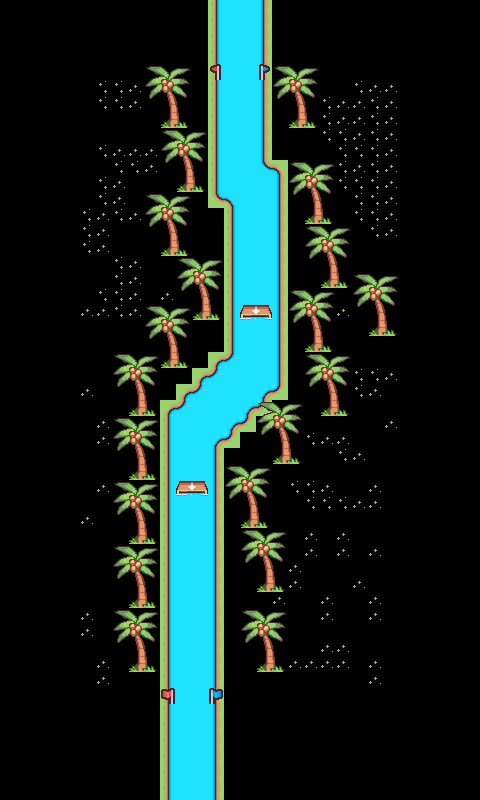

This is a level from a 2D game, rendered from its Tiled map with the project's own tilesets. A one-line summary and the map file follow, with tile-layer data summarised:
An orthogonal 30x50 tile map with 16x16 px tiles, 2 tile layers (Path, Decoration) and 17 objects (4x Star, 4x Trail, 3x Trash, 2x Ramp, Player, ...).

<map version="1.10" tiledversion="1.10.2" orientation="orthogonal" renderorder="right-down" width="30" height="50" tilewidth="16" tileheight="16" infinite="0" nextlayerid="5" nextobjectid="53">
 <tileset firstgid="1" name="garda_green_tilemap" tilewidth="16" tileheight="16" tilecount="132" columns="12" objectalignment="center">
  <image source="../images/garda_green_tilemap.png" width="192" height="176" />
 </tileset>
 <layer id="1" name="Path" width="30" height="50">
  <data>[1500 cells, 215 non-empty, 13 distinct tile ids]</data>
 </layer>
 <layer id="2" name="Decoration" width="30" height="50">
  <data>[1500 cells, 372 non-empty, 22 distinct tile ids]</data>
 </layer>
 <objectgroup id="3" name="SpawnPoints">
  <object id="29" name="Player" type="Player" x="240" y="36">
   <point />
  </object>
  <object id="35" type="Star" gid="19" x="240" y="124" width="16" height="16" />
  <object id="36" type="Star" gid="19" x="256" y="264" width="16" height="16" />
  <object id="37" type="Star" gid="19" x="192" y="440" width="16" height="16" />
  <object id="38" type="Star" gid="19" x="192" y="620" width="16" height="16" />
  <object id="40" type="Trash" gid="85" x="228" y="180" width="16" height="16" />
  <object id="42" type="Trash" gid="85" x="264" y="372" width="16" height="16" />
  <object id="43" type="Trash" gid="85" x="200" y="552" width="16" height="16" />
  <object id="48" name="Checkpoint" type="Checkpoint" x="232" y="256" width="48" height="16" />
 </objectgroup>
 <objectgroup id="4" name="Triggers">
  <object id="30" type="Trail" x="216" y="64">
   <polygon points="0,0 0,128 0,132 64,132 64,108 56,104 52,104 48,100 48,0" />
  </object>
  <object id="31" type="Trail" x="216" y="196">
   <polygon points="0,0 4,4 12,4 16,8 16,160 64,160 64,0" />
  </object>
  <object id="32" type="Trail" x="280" y="356">
   <polygon points="0,0 0,32 -4,36 -12,36 -16,40 -16,48 -24,52 -28,52 -32,60 -40,68 -48,72 -48,80 -52,84 -60,84 -64,88 -112,88 -112,56 -96,48 -96,40 -88,36 -80,32 -80,24 -76,20 -68,20 -64,8 -60,4 -56,4 -48,0" />
  </object>
  <object id="33" type="Trail" x="168" y="444">
   <polygon points="0,0 0,260 48,260 48,0" />
  </object>
  <object id="49" name="Trail End" type="End" x="168" y="688" width="48" height="16" />
  <object id="50" name="Trail Start" type="Start" x="216" y="64" width="48" height="16" />
  <object id="51" type="Ramp" x="180" y="484" width="24" height="8" />
  <object id="52" type="Ramp" x="244" y="308" width="24" height="8" />
 </objectgroup>
</map>